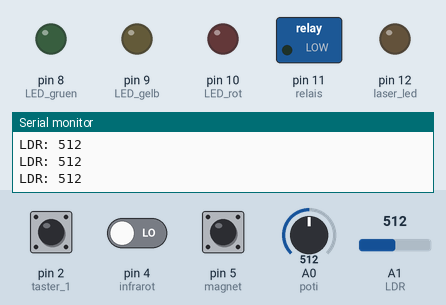
Recording of a sketch running on a simulated Arduino Uno, built with avr-gcc and run on an emulated ATmega328P. Shown: switched loads named in the sketch (green lamp = pin HIGH), output pins drawn as LEDs (lit = HIGH), the last lines printed to the serial monitor. Dashed ring = blinking. Inputs (shaded band) come from the test bench; at power-on: pin 2 (taster_1) HIGH, A1 (LDR) = 512, A0 (poti) = 512, pin 4 (infrarot) LOW, pin 5 (magnet) HIGH.

Above: at 1.2 s.
1.3 s: pin 2 (taster_1) pulled LOW for 0.15 s
At 1.8 s:
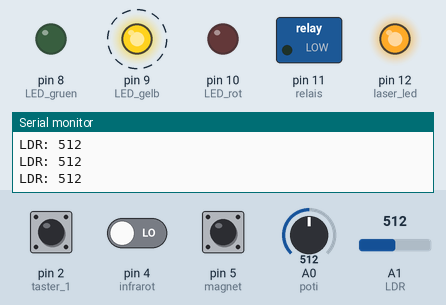
4.4 s: A1 (LDR) set to 0
7.4 s: A0 (poti) set to 0
10.4 s: A1 (LDR) set to 889
At 11.8 s:
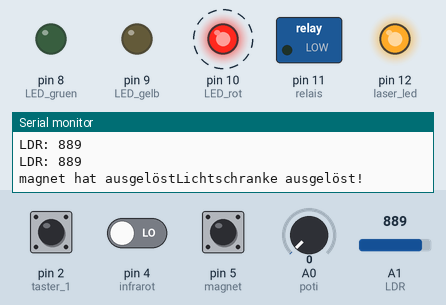
13.4 s: A1 (LDR) set to 909
16.4 s: A0 (poti) set to 122
At 17.3 s:
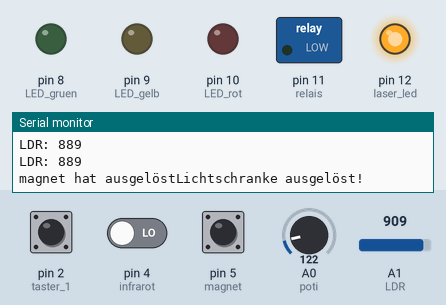
At 31.7 s:
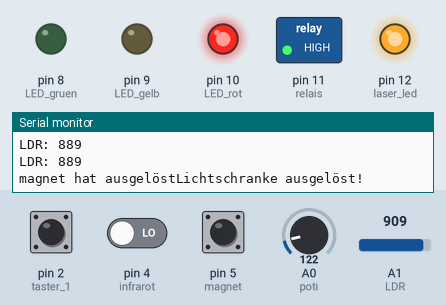
Timing chart, 0 to 32.5 s (numbered marks = the images above; inputs shaded):
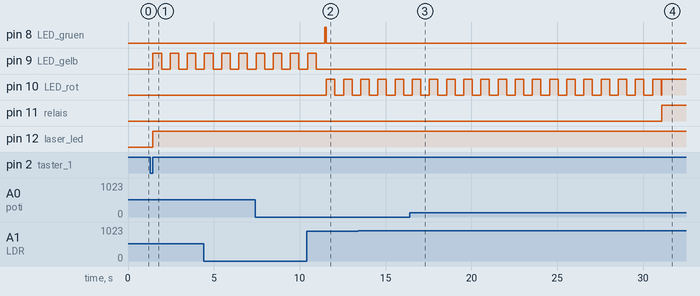

The sketch:

verzoegerung.ino
```cpp
// _____Anschlüsse______________________
//Ein
int poti = A0; //Zeiteinstellung bzw. Verzögerungszeit
int LDR = A1; // Analoger Pin  LDR (Lichtschranke mit Laserdiode-Fotowiderstand)
const int taster_1 = 2;
volatile bool ein=0;


//const int taster_2 = 3;
const int infrarot = 4;
const int magnet   = 5;


//AUS
const int LED_gruen = 8;
const int LED_gelb  = 9;
const int LED_rot   = 10;
const int relais    = 11;  //Relais für die Sirene 12V oder 230V
const int laser_led = 12;

//Zeit
unsigned long einschaltVerzoegerung = 10000;  // Einschaltverzögerung in Millisekunden
unsigned long startzeit = 0;                  // Startzeit der Verzögerung

//_______ Variablen für Zustände______________________________________________________________
bool einmal = false;         // Einschalt Verzögerung aktiv oder nicht
bool vormal = false;              // Alarm Verzögerung aktiv oder nicht
bool ledStatus = false;
bool vormerk = false;                     // Zustand der LED (ein- oder ausgeschaltet)
bool alarm = false;
bool scharf = false; //Anlage ist zu Beginn nicht scharf geschaltet, die Melder sind nicht im Betrieb

bool licht_merk = false;   //Variable in der das einmalige überschreiten des Meßwertes gespeichert wird
int licht = 0;             //Variable für den gemessenen Wert am Fotowiderstand
bool bewegung_merk = false;
bool magnet_merk = false; //Reedkontakt gibt 1 Signal solange Magnetkontakt und Magnet nebeneinander liegen (Tür geschlossen)

//_____ Bewegungsmelder_____________________________________________________
bool bewegung_status = false; // Variable für den Sensor Status  (PIR-Infrarotsensor)
//____Reedkontakt Schalter________________
bool reed_jetzt=false;
bool reed_vorher=false;

//________________________Funktionen___________________________________________________________
void ein_verz()
{
 int potiWert = analogRead(poti);
 unsigned long einschalt_V = map(potiWert, 0, 1023, 10000, 90000);// Umrechnung des Poti-Wertebereichs auf die gewünschte Einschaltverzögerung


  if (ein == true && einmal == false && !scharf)// Verzögerung starten, wenn der Taster gedrückt wird und keine Verzögerung aktiv ist
     {
     startzeit = millis();      // Startzeit der Verzögerung festlegen
     einmal = true;   // Verzoegerung aktiv setzen
     digitalWrite(laser_led,HIGH); // LED einschalten
     }


  if (einmal == true)// Verzögerungszeit abwarten und LED blinken lassen
     {
     unsigned long vergangeneZeit = millis() - startzeit;
     if (vergangeneZeit < einschalt_V)
        {
        if (vergangeneZeit % 1000 < 500) {
        digitalWrite(LED_gelb, HIGH);  // LED einschalten
      } else {
        digitalWrite(LED_gelb, LOW);   // LED ausschalten
      }
    } else {
      scharf=true;
      einmal = false;     // Verzögerung beenden
      digitalWrite(LED_gelb, LOW);   // LED ausschalten


    }
  }
}

void vor_alarm()
{
 int potiWert = analogRead(poti);
 unsigned long einschalt_V = map(potiWert, 0, 1023, 10000, 90000);// Umrechnung des Poti-Wertebereichs auf die gewünschte Einschaltverzögerung
 if (vormerk ==false && vormal == false)// Verzögerung starten, wenn der Alarm ausgelöst wird wird und keine Verzögerung aktiv ist
     {
     startzeit = millis();      // Startzeit der Verzögerung festlegen
     vormal = true;   // Verzoegerung aktiv setzen
     }

 if (vormal == true && !einmal)// Verzögerungszeit abwarten und LED blinken lassen
     {
     unsigned long vergangeneZeit = millis() - startzeit;
     if (vergangeneZeit < einschalt_V)
        {
        if (vergangeneZeit % 1000 < 500) {
        digitalWrite(LED_rot, HIGH);  // LED einschalten
      } else {
        digitalWrite(LED_rot, LOW);   // LED ausschalten
      }
    } else {
      vormal = false;  // Verzögerung beenden
      vormerk=true;   //
      digitalWrite(relais, HIGH);
      digitalWrite(LED_rot, HIGH);   // LED einschalten
    }
  }
}//Ende vor_alarm


void tuer()
{
  reed_jetzt = digitalRead(magnet);// Aktuellen Zustand des Reedkontakts lesen
  if(reed_jetzt != reed_vorher)
  {
    delay(100);   // Entprellzeit von 50 ms
    reed_jetzt = digitalRead(magnet);  // Zustand erneut lesen
    if (reed_jetzt != reed_vorher)
    {
      if (reed_jetzt == HIGH)  // Zustandsänderung des Reedkontakts festgestellt
      {
        magnet_merk=true;    // Merker Magnet
        Serial.print("magnet hat ausgelöst");
      }
      reed_vorher = reed_jetzt;    // Vorherigen Zustand aktualisieren
    }
  }

}

void lichtschranke()
{
  if(licht<900)
  {
   Serial.print("Lichtschranke ausgelöst!");
   licht_merk = true;
  }
  else
  {
    licht_merk = false;

  }

}

void bewegungsmelder()
{
 bool jetzt_bewegung=digitalRead(infrarot);// aktueller (jetzt) Status des Bewegungsmelders wird an die Variable"jetzt_sensor" übergeben
 if(jetzt_bewegung != bewegung_status)
 {
    bool bewegung_status = jetzt_bewegung; //
    bewegung_merk = true; //

   if(bewegung_merk==true)
   {
     Serial.print("Bewegungsmelder hat ausgelöst");


   }

     else
   {
    Serial.print("....nix los....");

   }
 }
} //sensor ende

void ein_taster()
{
 ein = true; //Variable auf "true" setzen, wenn Interrupt ausgelöst wurde
}

//_______________________________________________________________________________________________
void setup()
{
  Serial.begin(9600);
  pinMode(taster_1,INPUT_PULLUP);
  attachInterrupt(digitalPinToInterrupt(taster_1), ein_taster, RISING);


  pinMode(infrarot,INPUT);

  pinMode(magnet,  INPUT_PULLUP);
  digitalWrite(magnet,HIGH);

  pinMode(LED_rot, OUTPUT);
  pinMode(LED_gelb, OUTPUT);
  pinMode(LED_gruen, OUTPUT);
  pinMode(laser_led, OUTPUT);
  pinMode(relais, OUTPUT);
}

void loop()
{

if (ein)
{
  ein = false;  // Zustandsänderung zurücksetzen, um erneute Auslösung zu verhindern

}

while(alarm == false)
{
  // Lichtschranke
  licht =analogRead(LDR);
  Serial.print("LDR: ");
  Serial.println(licht); //Ausgabe am Serial-Monitor

  LED_gelb != LED_rot;
  ein_verz();

  if(scharf == true)
   {
   digitalWrite(LED_gruen,HIGH);
   tuer();
   bewegungsmelder();
   lichtschranke();
   if (magnet_merk && licht_merk || magnet_merk && bewegung_merk || licht_merk && bewegung_merk) //wenn mindestens 2 Melder 1-Signal haben
      {
       digitalWrite(LED_gruen,LOW);
       alarm=true;

      }
   }
}

  if(alarm==true  )
  {
    scharf=false;
    vor_alarm();
  }

}
```

Measured:
- after the input at 1.3 s, pin 9 (LED_gelb): alternates HIGH for 0.50 s and LOW for 0.50 s, starting after 0.15 s; pin 12 (laser_led): LOW → HIGH after 0.15 s
- after the input at 16.4 s, pin 11 (relais): LOW → HIGH after 14.7 s instead of 5.2 s
